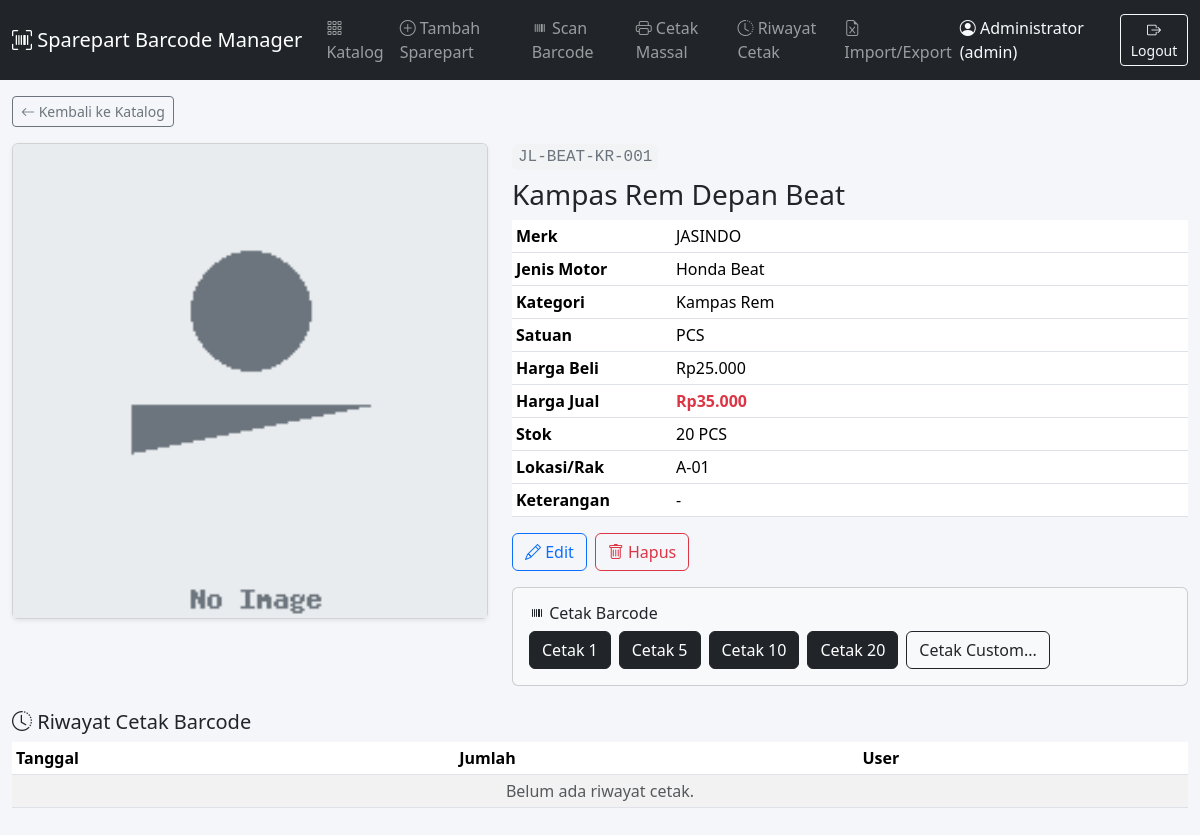
Screenshot of /modules/sparepart/detail.php?id=1 (signed in) with the database file from the repository.
### tables this page shows
CREATE TABLE IF NOT EXISTS `spareparts` (
  `id` INT UNSIGNED NOT NULL AUTO_INCREMENT,
  `kode_custom` VARCHAR(50) NOT NULL,
  `nama_sparepart` VARCHAR(150) NOT NULL,
  `foto` VARCHAR(255) DEFAULT NULL,
  `merk` VARCHAR(80) DEFAULT NULL,
  `jenis_motor` VARCHAR(80) DEFAULT NULL,
  `kategori` VARCHAR(80) DEFAULT NULL,
  `satuan` VARCHAR(30) DEFAULT 'PCS',
  `harga_beli` DECIMAL(12,2) NOT NULL DEFAULT 0,
  `harga_jual` DECIMAL(12,2) NOT NULL DEFAULT 0,
  `stok` INT NOT NULL DEFAULT 0,
  `lokasi_rak` VARCHAR(50) DEFAULT NULL,
  `keterangan` TEXT DEFAULT NULL,
  `is_active` TINYINT(1) NOT NULL DEFAULT 1,
  `created_at` DATETIME NOT NULL DEFAULT CURRENT_TIMESTAMP,
  `updated_at` DATETIME NOT NULL DEFAULT CURRENT_TIMESTAMP ON UPDATE CURRENT_TIMESTAMP,
  PRIMARY KEY (`id`),
  UNIQUE KEY `uq_kode_custom` (`kode_custom`),
  KEY `idx_nama` (`nama_sparepart`),
  KEY `idx_merk` (`merk`),
  KEY `idx_jenis_motor` (`jenis_motor`),
  KEY `idx_kategori` (`kategori`),
  FULLTEXT KEY `ft_nama` (`nama_sparepart`)
);

### includes/functions.php (called while the page is built, shortened)
<?php
function e(?string $str): string
{
    return htmlspecialchars($str ?? '', ENT_QUOTES, 'UTF-8');
}
function rupiah($angka): string
{
    return 'Rp' . number_format((float)$angka, 0, ',', '.');
}
function base_url(string $path = ''): string
{
    $scheme = (!empty($_SERVER['HTTPS']) && $_SERVER['HTTPS'] !== 'off') ? 'https' : 'http';
    $host   = $_SERVER['HTTP_HOST'] ?? 'localhost';
    $root   = rtrim(dirname($_SERVER['SCRIPT_NAME'] ?? '/'), '/\\');
    $root = preg_replace('#/modules/[a-zA-Z_]+$#', '', $root);
    return $scheme . '://' . $host . $root . '/' . ltrim($path, '/');
}
function foto_url(?string $fotoFileName): string
{
    if (!$fotoFileName || !file_exists(__DIR__ . '/../uploads/sparepart/' . $fotoFileName)) {
        return base_url('assets/img/placeholder.png');
    }
    return base_url('uploads/sparepart/' . rawurlencode($fotoFileName));
}

### includes/sparepart_repo.php (called while the page is built, shortened)
<?php
function sparepart_find_by_id(PDO $pdo, int $id): ?array
{
    $stmt = $pdo->prepare('SELECT * FROM spareparts WHERE id = ? LIMIT 1');
    $stmt->execute([$id]);
    $row = $stmt->fetch();
    return $row ?: null;
}

### includes/auth.php (called while the page is built, shortened)
<?php
function current_user(): ?array
{
    return $_SESSION['user'] ?? null;
}

### modules/sparepart/detail.php (the view, shortened to what this page needs)
<?php
require_once __DIR__ . '/../../includes/header.php';
require_once __DIR__ . '/../../includes/sparepart_repo.php';
$pdo = get_pdo();
$id  = (int)($_GET['id'] ?? 0);
$sp  = sparepart_find_by_id($pdo, $id);
$history = sparepart_print_history_list($pdo, $id, 20);
?>
<div class="mb-3">
  <a href="<?= base_url('modules/sparepart/list.php') ?>" class="btn btn-sm btn-outline-secondary"><i class="bi bi-arrow-left"></i> Kembali ke Katalog</a>
</div>
<div class="row g-4">
  <div class="col-md-5">
    <div class="card shadow-sm">
      <img src="<?= e(foto_url($sp['foto'])) ?>" class="card-img-top" style="aspect-ratio:1/1;object-fit:cover;" alt="<?= e($sp['nama_sparepart']) ?>">
    </div>
  </div>
  <div class="col-md-7">
    <span class="sp-card__kode fs-6"><?= e($sp['kode_custom']) ?></span>
    <h3 class="mt-2"><?= e($sp['nama_sparepart']) ?></h3>
    <table class="table table-sm">
      <tr><th style="width:160px;">Merk</th><td><?= e($sp['merk'] ?: '-') ?></td></tr>
      <tr><th>Jenis Motor</th><td><?= e($sp['jenis_motor'] ?: '-') ?></td></tr>
      <tr><th>Kategori</th><td><?= e($sp['kategori'] ?: '-') ?></td></tr>
      <tr><th>Satuan</th><td><?= e($sp['satuan']) ?></td></tr>
      <tr><th>Harga Beli</th><td><?= rupiah($sp['harga_beli']) ?></td></tr>
      <tr><th>Harga Jual</th><td class="fw-bold text-danger"><?= rupiah($sp['harga_jual']) ?></td></tr>
      <tr><th>Stok</th><td><?= (int)$sp['stok'] ?> <?= e($sp['satuan']) ?></td></tr>
      <tr><th>Lokasi/Rak</th><td><?= e($sp['lokasi_rak'] ?: '-') ?></td></tr>
      <tr><th>Keterangan</th><td><?= e($sp['keterangan'] ?: '-') ?></td></tr>
    </table>
    <div class="d-flex gap-2 flex-wrap mb-3">
      <a href="<?= base_url('modules/sparepart/form.php?id=' . $id) ?>" class="btn btn-outline-primary"><i class="bi bi-pencil"></i> Edit</a>
      <?php if (current_user()['role'] === 'admin'): ?>
      <a href="<?= base_url('modules/sparepart/delete.php?id=' . $id) ?>" class="btn btn-outline-danger btn-confirm-delete" data-confirm-msg="Hapus sparepart ini?"><i class="bi bi-trash"></i> Hapus</a>
      <?php endif; ?>
    </div>
    <div class="card card-body bg-light">
      <h6 class="mb-2"><i class="bi bi-upc"></i> Cetak Barcode</h6>
      <div class="d-flex gap-2 flex-wrap">
        <a class="btn btn-dark" href="<?= base_url('modules/barcode/generate.php?id=' . $id . '&jumlah=1') ?>">Cetak 1</a>
        <a class="btn btn-dark" href="<?= base_url('modules/barcode/generate.php?id=' . $id . '&jumlah=5') ?>">Cetak 5</a>
        <a class="btn btn-dark" href="<?= base_url('modules/barcode/generate.php?id=' . $id . '&jumlah=10') ?>">Cetak 10</a>
        <a class="btn btn-dark" href="<?= base_url('modules/barcode/generate.php?id=' . $id . '&jumlah=20') ?>">Cetak 20</a>
        <a class="btn btn-outline-dark" href="<?= base_url('modules/barcode/generate.php?id=' . $id) ?>">Cetak Custom...</a>
      </div>
    </div>
  </div>
</div>
<div class="mt-4">
  <h5><i class="bi bi-clock-history"></i> Riwayat Cetak Barcode</h5>
  <div class="table-responsive">
    <table class="table table-striped table-sm bg-white">
      <thead><tr><th>Tanggal</th><th>Jumlah</th><th>User</th><th></th></tr></thead>
      <tbody>
        <?php if (empty($history)): ?>
          <tr><td colspan="4" class="text-center text-muted">Belum ada riwayat cetak.</td></tr>
        <?php endif; ?>
      </tbody>
    </table>
  </div>
</div>
<?php include __DIR__ . '/../../includes/footer.php'; ?>

### assets/css/custom.css (style rules this page uses)
body { background:#f4f6f9; }
.sp-card__kode { font-family: monospace; font-size: .72rem; color:#6c757d; background:#f1f3f5; border-radius:6px; padding:1px 6px; display:inline-block; }

### rows the page displays
spareparts: kode_custom "JL-BEAT-KR-001", nama_sparepart "Kampas Rem Depan Beat", merk "JASINDO", jenis_motor "Honda Beat", kategori "Kampas Rem", satuan "PCS", harga_beli "Rp25.000", harga_jual "Rp35.000", stok "20", lokasi_rak "A-01", keterangan "-"

### other values shown
APP_NAME "Sparepart Barcode Manager"
$user['nama_lengkap'] "Administrator"
$user['role'] "admin"
